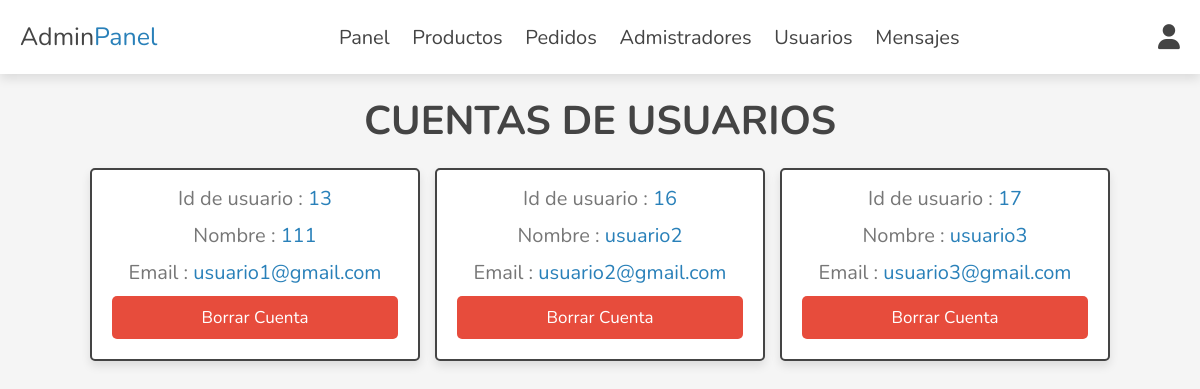
The page /admin/users_accounts.php (signed in) on the database its author committed.
### tables this page shows
CREATE TABLE `usuario` (
  `id` int(255) NOT NULL,
  `nombre` varchar(100) NOT NULL,
  `email` varchar(50) NOT NULL,
  `password` varchar(100) NOT NULL,
  `tipo_usuario` varchar(20) NOT NULL DEFAULT 'usuario'
);

### admin/users_accounts.php (the view, shortened to what this page needs)
<?php
include '../components/connect.php';
?>
<!DOCTYPE html>
<html lang="es-ES">
<head>
   <link rel="stylesheet" href="https://cdnjs.cloudflare.com/ajax/libs/font-awesome/6.1.1/css/all.min.css">
   <link rel="stylesheet" href="../css/admin_style.css">
</head>
<body>
<?php include '../components/admin_header.php'; ?>
<section class="accounts">
   <h1 class="heading">Cuentas de usuarios</h1>
   <div class="box-container">
   <?php
      $select_accounts = $conn->prepare("SELECT * FROM `usuario` WHERE tipo_usuario = ?");
      $select_accounts->execute(['usuario']);
      if($select_accounts->rowCount() > 0){
         while($fetch_accounts = $select_accounts->fetch(PDO::FETCH_ASSOC)){
   ?>
   <div class="box">
      <p> Id de usuario : <span><?= $fetch_accounts['id']; ?></span> </p>
      <p> Nombre : <span><?= $fetch_accounts['nombre']; ?></span> </p>
      <p> Email : <span><?= $fetch_accounts['email']; ?></span> </p>
      <a href="users_accounts.php?delete=<?= $fetch_accounts['id']; ?>" onclick="return confirm('¿Borra la cuenta? La información relacionada con el usuario también se borrará')" class="delete-btn">Borrar Cuenta</a>
   </div>
   <?php
         }
      }else{
         echo '<p class="empty">No hay cuentas de usuarios</p>';
      }
   ?>
   </div>
</section>
</body>
</html>

### css/admin_style.css (style rules this page uses)
:root { --main-color:#2980b9; --orange:#f39c12; --red:#e74c3c; --black:#444; --white:#fff; --light-color:#777; --light-bg:#f5f5f5; --border:.2rem solid var(--black); --box-shadow:0 .5rem 1rem rgba(0,0,0,.1); }
* { font-family: 'Nunito', sans-serif; margin:0; padding:0; box-sizing: border-box; outline: none; border:none; text-decoration: none; }
html { font-size: 62.5%; overflow-x: hidden; }
body { background-color: var(--light-bg); }
section { padding:2rem; max-width: 1200px; margin:0 auto; }
.heading { font-size: 4rem; color:var(--black); margin-bottom: 2rem; text-align: center; text-transform: uppercase; }
.btn, .delete-btn, .option-btn { display: block; width: 100%; margin-top: 1rem; border-radius: .5rem; padding:1rem 3rem; font-size: 1.7rem; text-transform: capitalize; color:var(--white); cursor: pointer; text-align: center; }
.delete-btn { background-color: var(--red); }
.accounts .box-container { display: grid; grid-template-columns: repeat(auto-fit, 33rem); gap:1.5rem; align-items: flex-start; justify-content: center; }
.accounts .box-container .box { padding:2rem; padding-top: .5rem; border-radius: .5rem; text-align: center; border:var(--border); background-color: var(--white); box-shadow: var(--box-shadow); }
.accounts .box-container .box p { font-size: 2rem; color:var(--light-color); margin: 1rem 0; }
.accounts .box-container .box p span { color:var(--main-color); }

### rows shown on the page
usuario: id "13", nombre "111", email "usuario1@gmail.com"
usuario: id "16", nombre "usuario2", email "usuario2@gmail.com"
usuario: id "17", nombre "usuario3", email "usuario3@gmail.com"
